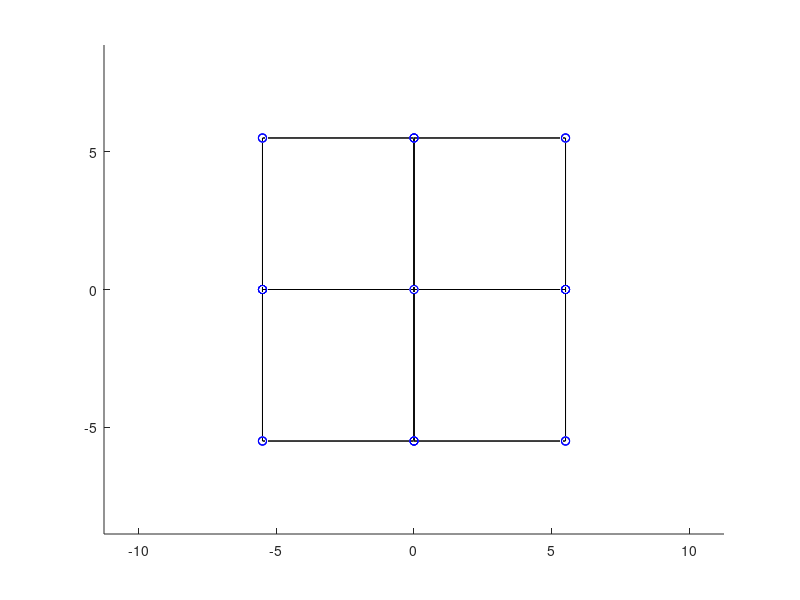

MATLAB code for this plot:
clear;

H=17.75;
L=11.0;
h=5.5;

dx=0;
dy=0;
dz=0;

MyLat.Geo.H=H;
MyLat.Geo.L=L;
MyLat.Geo.h=h;

MyLat.Geo.dx=dx;
MyLat.Geo.dy=dy;
MyLat.Geo.dz=dz;
%%
MyLat.Geo.x=[-L./2 0 L./2]+MyLat.Geo.dx;
MyLat.Geo.y=[-L./2 0 L./2]+MyLat.Geo.dy;
MyLat.Geo.z=[-H./2 (-H./2+h) 0 H./2-h H./2]+MyLat.Geo.dz;

%%
MyLat.Lat.orderX=1+[2 2 2 1 1 1 0 0 0,...
    2 1 1 0, ...
    2 2 0 0, ...
    2 1 1 0, ...
    2 2 2 1 1 1 0 0 0 ...
    ].';

MyLat.Lat.orderY=1+[0 1 2 0 1 2 0 1 2, ...
    1 0 2 1,...
    0 2 0 2,...
    1 0 2 1,...
    0 1 2 0 1 2 0 1 2].';
MyLat.Lat.orderZ=1+[zeros(1,9),...
    1.*ones(1,4),...
    2.*ones(1,4),...
    3.*ones(1,4),...
    4.*ones(1,9),...
    ].';

%%

MyLat.Nodes=zeros(30,3);

for n1=1:30
   MyLat.Nodes(n1,1)=MyLat.Geo.x(MyLat.Lat.orderX(n1)); 
   MyLat.Nodes(n1,2)=MyLat.Geo.y(MyLat.Lat.orderY(n1)); 
   MyLat.Nodes(n1,3)=MyLat.Geo.z(MyLat.Lat.orderZ(n1)); 
end

figure(1);
clf;
hold on;
plot3(MyLat.Nodes(:,1),MyLat.Nodes(:,2),MyLat.Nodes(:,3),'bo');
axis equal;

%%
MyLat.Cells(1).P=[1 14; 1 10; 2 10; 1 11; 4 11; 5 10; 5 11];
MyLat.Cells(2).P=[3 15; 3 10; 2 10; 3 12; 6 12; 5 10; 5 12];
MyLat.Cells(3).P=[7 16; 7 13; 8 13; 7 11; 4 11; 5 13; 5 11];
MyLat.Cells(4).P=[9 17; 9 13; 8 13; 9 12; 6 12; 5 13; 5 12];
MyLat.Cells(5).P=[22 14; 22 18; 23 18; 22 19; 25 19; 26 19; 26 21];
MyLat.Cells(6).P=[24 15; 23 18; 24 18; 24 20; 27 20; 26 18; 26 20];
MyLat.Cells(7).P=[28 16; 28 21; 29 21; 28 19; 25 19; 26 19; 26 21];
MyLat.Cells(8).P=[30 17; 30 21; 29 21; 30 20; 27 20; 26 21; 26 20];

%%
figure(1);
hold on;

lineSp='k-';
for n2=1:8
for n1=1:7
    MyLat.Cells(n2).XX=[MyLat.Nodes(MyLat.Cells(n2).P(n1,1),1) ...
        MyLat.Nodes(MyLat.Cells(n2).P(n1,2),1)];
    MyLat.Cells(n2).YY=[MyLat.Nodes(MyLat.Cells(n2).P(n1,1),2) ...
        MyLat.Nodes(MyLat.Cells(n2).P(n1,2),2)];
    MyLat.Cells(n2).ZZ=[MyLat.Nodes(MyLat.Cells(n2).P(n1,1),3) ...
        MyLat.Nodes(MyLat.Cells(n2).P(n1,2),3)];
    plot3(MyLat.Cells(n2).XX,MyLat.Cells(n2).YY,MyLat.Cells(n2).ZZ,lineSp);
end
end
